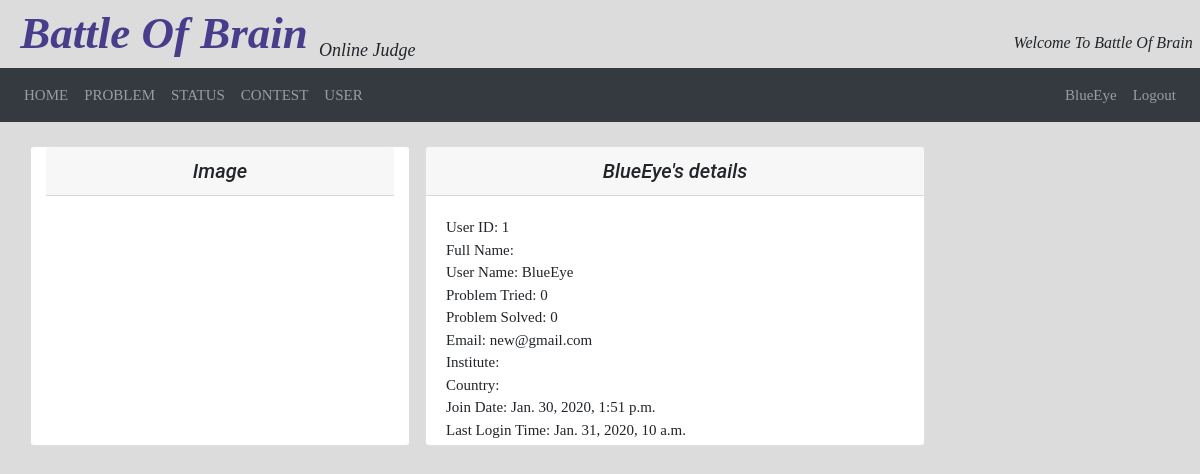
/profile/ (signed in), run on the app's committed database.
### user/models.py (models this page shows, shortened)
class CustomUser(AbstractUser):
    full_name = models.CharField(max_length=100, blank=False)
    institute = models.CharField(max_length=100, blank=False)
    country = models.CharField(max_length=100, blank=False)
    problem_tried = models.IntegerField(default=0)
    problem_solved = models.IntegerField(default=0)

### user/views.py (the view)
# urls.py: path('profile/', user_views.profile, name='profile'),
def profile(request):
    return render(request, 'profile.html')

### templates/profile.html (shortened to what this page needs)
{% extends 'base.html' %}
{% block content %}
<div class="container">
  <div class="row">
    <div class="col-md-4 card mb-4  mt-4 left  top">
      <h5 class="card-header" align="center"> <i> Image </i></h5>
      <div class="card-body">
       </div>
    </div>
<div class="col-md-4 float-right ">
   <div class="card my-4">
     <h5 class="card-header" align="center"> <i> {{user.username}}'s details </i></h5>
    <div class="card-body">
      <p1 style=" font-family : 'Times New Roman'; "> User ID:  {{user.id}} </p1> <br>
      <p1 style=" font-family : 'Times New Roman'; "> Full Name:  {{user.full_name}} </p1> <br>
      <p1 style=" font-family : 'Times New Roman'; "> User Name:  {{user.username}} </p1> <br>
      <p1 style=" font-family : 'Times New Roman'; "> Problem Tried:  {{user.problem_tried}} </p1> <br>
      <p1 style=" font-family : 'Times New Roman'; "> Problem Solved:  {{user.problem_solved}} </p1> <br>
      <p1 style=" font-family : 'Times New Roman'; "> Email:  {{user.email}} </p1> <br>
      <p1 style=" font-family : 'Times New Roman'; "> Institute:  {{user.institute}} </p1> <br>
      <p1 style=" font-family : 'Times New Roman'; "> Country:  {{user.country}} </p1> <br>
      <p1 style=" font-family : 'Times New Roman'; "> Join Date:  {{user.date_joined}} </p1> <br>
      <p1 style=" font-family : 'Times New Roman'; "> Last Login Time:  {{user.last_login}} </p1> <br>
    </div>
   </div>
</div>
</div>
</div>
</div>
{% endblock %}

### templates/base.html (shortened to what this page needs)
<!doctype html>
<html lang="en">
<head>
    <link rel="stylesheet" href="https://stackpath.bootstrapcdn.com/bootstrap/4.2.1/css/bootstrap.min.css">
</head>
<body class ='bg'>
<p1 style=" font-family: 'Times New Roman', serif; font-size:45px; "> <font color="#dcdcdc"> | </font> <i> <b> <a href="{% url 'home' %}" style="text-decoration: none"> <font color="#483D8B"> Battle Of Brain </font> </a> </b> </i> <sub> <font size = "4" > <i> Online Judge </i></font> </sub>  <p4 style="float:right"> <font size="3"> <i>Welcome To Battle Of Brain </i>  <font color="#dcdcdc"> | </font> </font></p4> </p1>
   <nav class="navbar navbar-expand-lg navbar-dark bg-dark">
       <div class="collapse navbar-collapse" id="navbarNavDropdown">
           <ul class="navbar-nav">
              <li class="nav-item">
                   <a class="nav-link" href="{% url 'home' %}"> <p1 style=" font-family : 'Times New Roman'; "> HOME </p1> </a>
              </li>
              <li class="nav-item">
                  <a class="nav-link" href="{% url 'problems' %}">  <p1 style=" font-family : 'Times New Roman'; "> PROBLEM </p1> </a>
              </li>
              <li class="nav-item">
                  <a class="nav-link" href="{% url 'submission' %}">  <p1 style=" font-family : 'Times New Roman'; "> STATUS </p1>  </a>
              </li>
              <li class="nav-item">
                  <a class="nav-link" href= "#"> <p1 style=" font-family : 'Times New Roman'; "> CONTEST </p1> </a>
              </li>
              <li class="nav-item">
                  <a class="nav-link" href="{% url 'profiles' %}">  <p1 style=" font-family : 'Times New Roman'; "> USER </p1> </a>
              </li>
           </ul>
       </div>
       <div class="navbar-nav ml-auto">
        {% if user.is_authenticated %}
           <a href = "{% url 'profile' %}" class="nav-item nav-link"> <p1 style=" font-family : 'Times New Roman'; "> {{user.username}} </p1> </a>
            <a href = "{% url 'logout' %}?next={{request.path}}" class="nav-item nav-link"><p1 style=" font-family : 'Times New Roman'; "> Logout </p1> </a>
        {% else %}
           <a href="{% url 'login' %}?next={{request.path}}" class="nav-item nav-link"> <p1 style=" font-family : 'Times New Roman'; "> Login </p1> </a>
           <a href="{% url 'signup' %}" class="nav-item nav-link"><p1 style=" font-family : 'Times New Roman'; "> Register </p1> </a>
        {% endif %}
       </div>
   </nav>
<div class = 'main_body'>
{% block content %}
{% endblock %}
  </body>
</html>

### templates/base.html (style rules this page uses)
.bg { background-color: #dcdcdc; min-height : 100%; }

### templates/profile.html (style rules this page uses)
body { font-family: "Roboto", sans-serif; font-size: 15px; background-color: #fdfdfd; }
.card { box-shadow: 0 0px 0px #E3E7EB; height : 300px; width : 500px; }

### data on the page
CustomUser: username "BlueEye", id "1", problem_tried "0", problem_solved "0", email "new@gmail.com", date_joined "Jan. 30, 2020, 1:51 p.m.", last_login "Jan. 31, 2020, 10 a.m."
